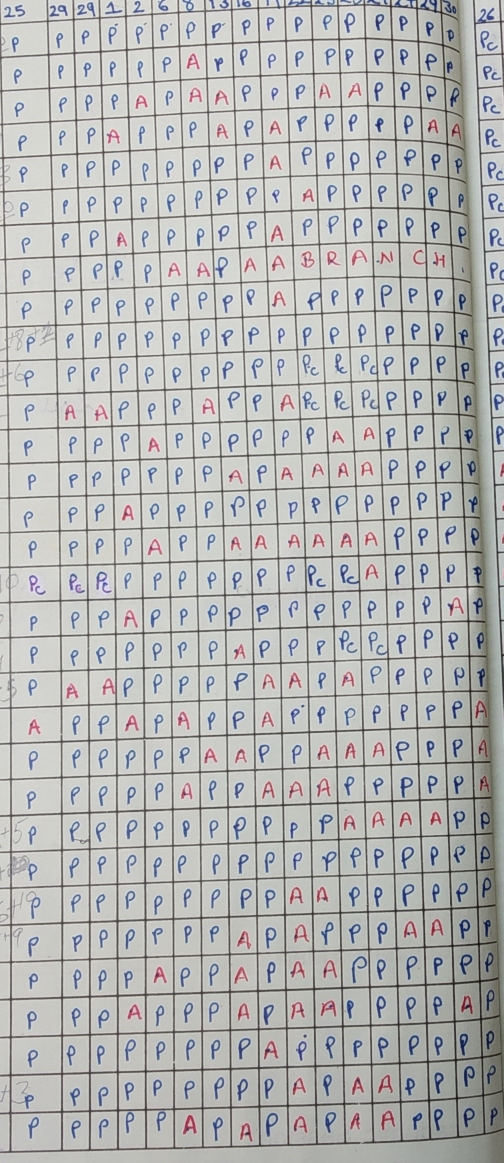
#> input picture images/register2.jpg, 1007 x 2326 px (shown at 1/2 size)
$ jupyter execute pre_processing.ipynb
#> lines starting #> are read from the running program, lines starting #| are printed output that depends on the picture; after the words box and inside, x2 and y2 are one past the last pixel; in counts of white or black regions, pixels touching at a corner belong together
[cell 1]
import os
import sys
import numpy as np
import pandas as pd
import matplotlib.pyplot as plt
import cv2

[cell 2]
img = cv2.imread('./images/register2.jpg', cv2.IMREAD_GRAYSCALE)
plt.figure(figsize = (5,20))
plt.imshow(img, cmap='gray', aspect='auto')

[cell 3]
gray = cv2.GaussianBlur(img,(3, 3),0)
plt.figure(figsize = (5,20))
plt.imshow(gray, cmap='gray', aspect='auto')

[cell 4]
# Thresholding the image
(thresh, img_bin) = cv2.threshold(gray, 50, 150,cv2.THRESH_BINARY|cv2.THRESH_OTSU)
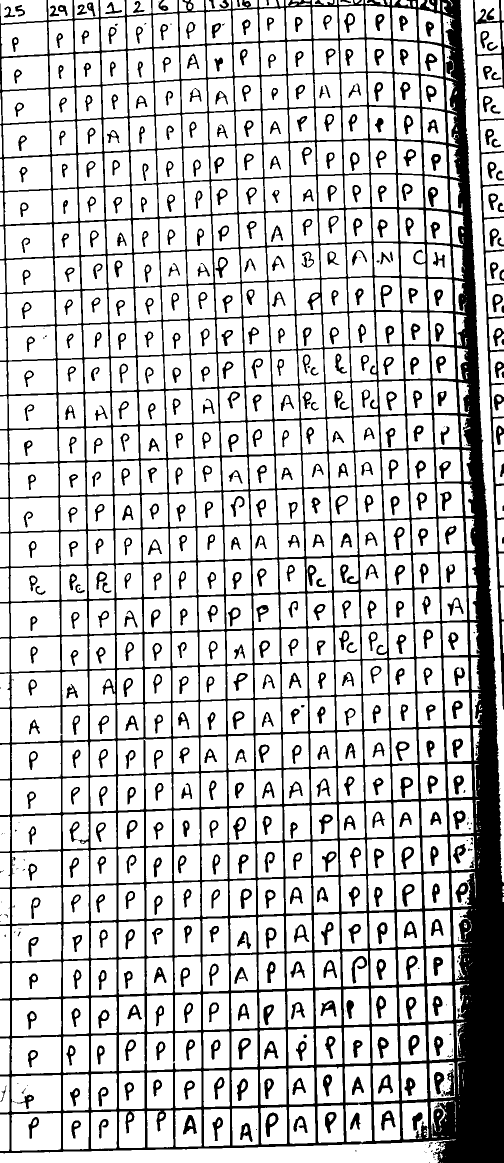
#> img_bin: shape (2326, 1007) (shown at 1/2 size); values 0 (black) and 150 (white), 77.5% white; 683 black regions (115 under 20 px), largest, box (x1, y1, x2, y2) and area: (0, 0, 1007, 2326) 363913, (946, 0, 1007, 1419) 8673, (531, 2225, 557, 2274) 559
#> thresh = 158
# Invert the image
img_bin = 255-img_bin
plt.figure(figsize = (5,20))
plt.imshow(img_bin, cmap='gray', aspect='auto')

[cell 5]
def lines(imgx, kernel_length = 20):

    # A verticle kernel of (1 X kernel_length), which will detect all the verticle lines from the image.
#> called with kernel_length = 20
    verticle_kernel = cv2.getStructuringElement(cv2.MORPH_RECT, (1, kernel_length))
    # A horizontal kernel of (kernel_length X 1), which will help to detect all the horizontal line from the image.
    hori_kernel = cv2.getStructuringElement(cv2.MORPH_RECT, (kernel_length, 1))
    # A kernel of (3 X 3) ones.
    kernel = cv2.getStructuringElement(cv2.MORPH_RECT, (3, 3))

    # Morphological operation to detect vertical lines from an image
    img_temp1 = cv2.erode(imgx, verticle_kernel, iterations=3)
#> img_temp1: shape (2326, 1007); values 105 (black) and 255 (white), 7.1% white; 189 white regions (91 under 20 px), largest, box (x1, y1, x2, y2) and area: (856, 0, 1007, 2326) 89625, (145, 0, 182, 2276) 5746, (0, 37, 24, 2279) 5705
    verticle_lines_img = cv2.dilate(img_temp1, verticle_kernel, iterations=5)
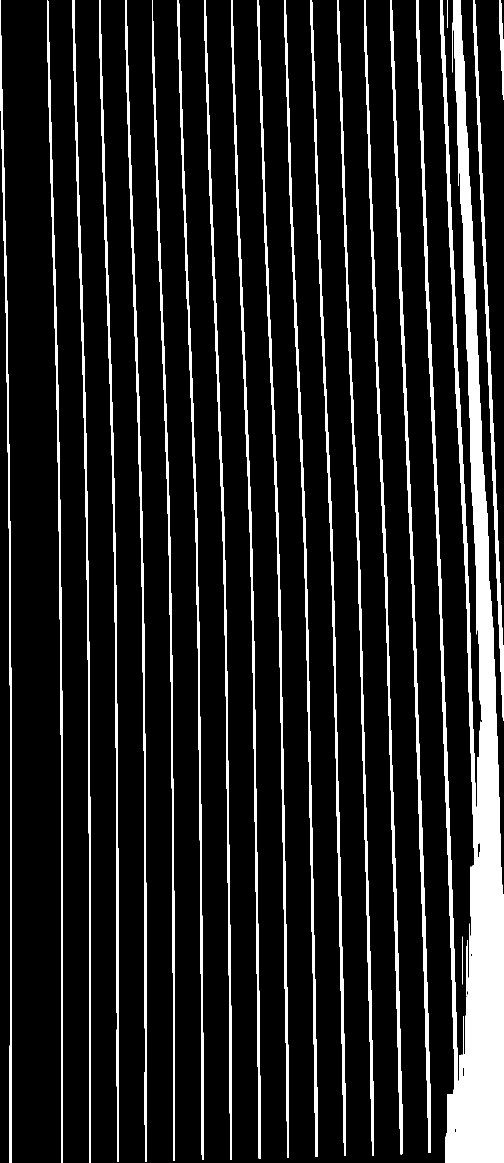
#> verticle_lines_img: shape (2326, 1007) (shown at 1/2 size); values 105 (black) and 255 (white), 11.9% white; 24 white regions, largest, box (x1, y1, x2, y2) and area: (832, 0, 1007, 2326) 119117, (780, 0, 862, 2306) 12904, (728, 0, 805, 2309) 11489

    # Morphological operation to detect horizontal lines from an image
    img_temp2 = cv2.erode(imgx, hori_kernel, iterations=2)
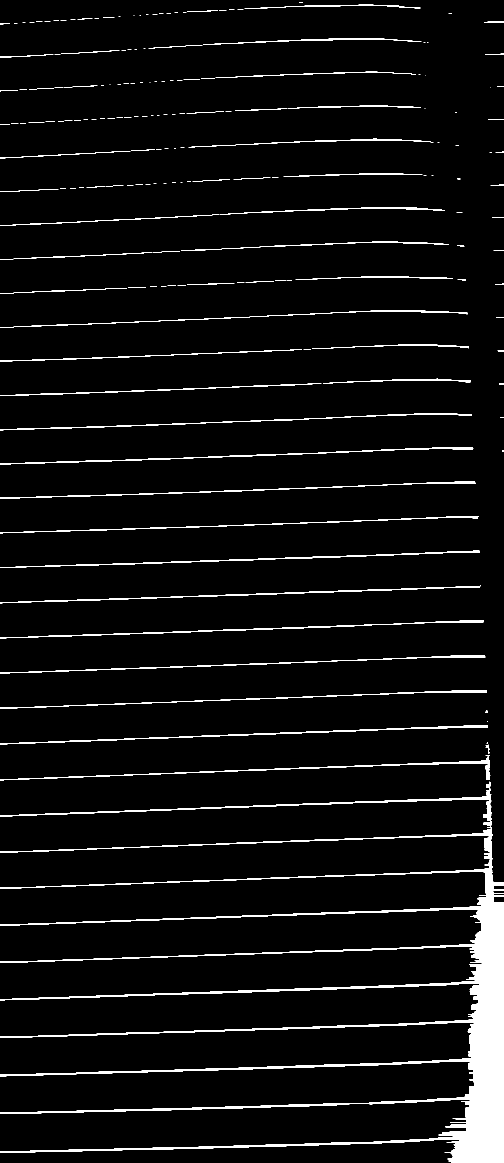
#> img_temp2: shape (2326, 1007) (shown at 1/2 size); values 105 (black) and 255 (white), 4.7% white; 176 white regions (106 under 20 px), largest, box (x1, y1, x2, y2) and area: (0, 1563, 1007, 2326) 69002, (0, 1510, 981, 1561) 2766, (0, 1450, 976, 1489) 2646
    horizontal_lines_img = cv2.dilate(img_temp2, hori_kernel, iterations=10)
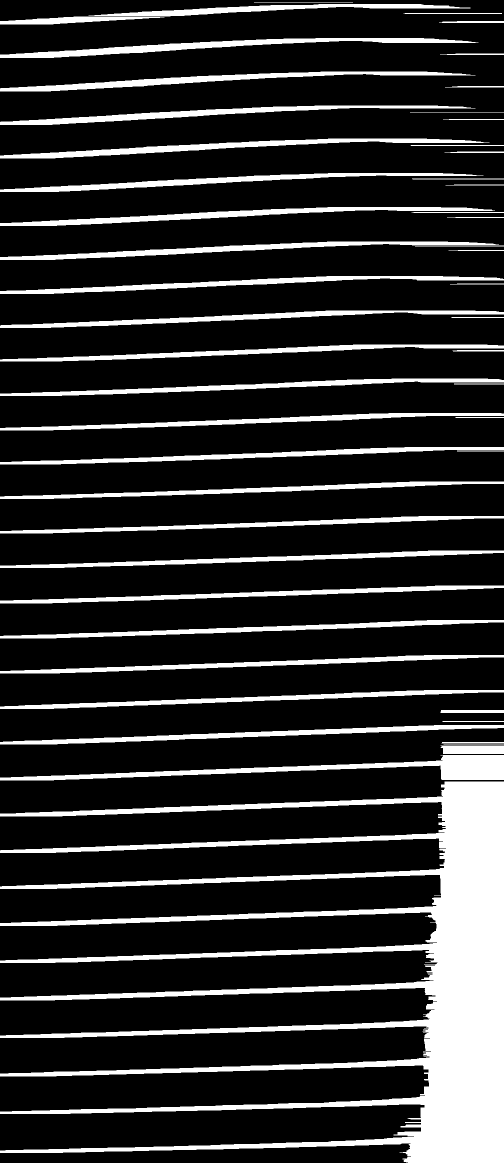
#> horizontal_lines_img: shape (2326, 1007) (shown at 1/2 size); values 105 (black) and 255 (white), 17.5% white; 51 white regions, largest, box (x1, y1, x2, y2) and area: (0, 1563, 1007, 2326) 193810, (0, 1510, 1007, 1561) 14423, (0, 76, 957, 116) 9757

    return kernel, verticle_lines_img, horizontal_lines_img

[cell 6]
kernel, verticle_lines_img, horizontal_lines_img = lines(img_bin, 20)
#> kernel = [[1, 1, 1], [1, 1, 1], [1, 1, 1]]
plt.figure(figsize = (12,20))
plt.subplot(1, 2, 1)  # 2 rows, 2 columns, 1st subplot = top left
plt.imshow(verticle_lines_img, cmap="gray");
plt.subplot(1, 2, 2)  # 2 rows, 2 columns, 2nd subplot = top right
plt.imshow(horizontal_lines_img, cmap="gray");

[cell 7]
# Weighting parameters, this will decide the quantity of an image to be added to make a new image.
alpha = 0.8
beta = 1.0
# This function helps to add two image with specific weight parameter to get a third image as summation of two image.
img_final_bin = cv2.addWeighted(verticle_lines_img, alpha, horizontal_lines_img, beta, 0.0)
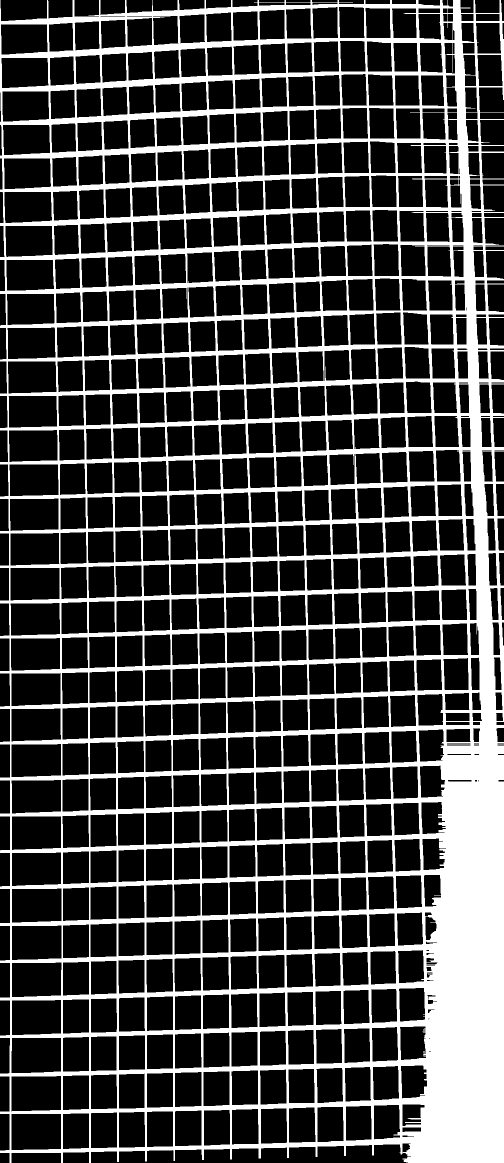
#> img_final_bin: shape (2326, 1007) (shown at 1/2 size); values 189 (black) and 255 (white), 25.4% white; 1 white region, box (x1, y1, x2, y2) and area: (0, 0, 1007, 2326) 595173
(thresh, img_final_bin) = cv2.threshold(img_final_bin, 128, 255, cv2.THRESH_BINARY | cv2.THRESH_OTSU)
#> img_final_bin: shape (2326, 1007); 25.4% white; 1 white region
#> thresh = 189

plt.figure(figsize = (5,20))
plt.imshow(img_final_bin, cmap='gray', aspect='auto')

[cell 8]
# Find contours for image, which will detect all the boxes
contours, hierarchy = cv2.findContours(img_final_bin, cv2.RETR_TREE, cv2.CHAIN_APPROX_SIMPLE)
#> contours = 637 contours, 8 with area under 20; largest, box (x1, y1, x2, y2) and area: (0, 0, 1007, 2326) 2241728, (22, 2227, 123, 2301) 7197, (22, 2075, 123, 2147) 6961, (22, 2151, 123, 2224) 6927, (23, 1999, 123, 2071) 6804

[cell 9]
def get_images(cnts):
    images = []
    for c in contours:
        # Returns the location and width,height for every contour
        x, y, w, h = cv2.boundingRect(c)
        # If the box height is greater then 20, widht is > 20
        if (w > 20 and h > 20):
            new_img = img[y:y+h, x:x+w]
            new_img = cv2.resize(new_img, (28, 28), interpolation = cv2.INTER_AREA)
            images.append(new_img)
#> this loop made 637 passes
#> (x, y, w, h) on passes 1 to 3: (0, 0, 1007, 2326), (804, 2286, 18, 20), (804, 2270, 25, 5)
#> pass 1, in get_images, `new_img = cv2.resize(new_img, (28, 28), interpolation = cv2.INTER_AREA)`:
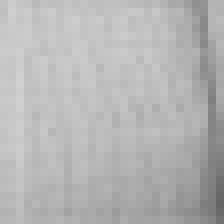
#> new_img: shape (28, 28) (shown 8 times larger); min 101, max 209, mean 181.3
#> after the loop, images = 530 items

    return np.array(images)

[cell 10]
plt.figure(figsize = (20,20))
idx = 0
images = get_images(contours)
for i in images[:400]:
    idx += 1
    plt.subplot(20, 20, idx)
    plt.imshow(i, cmap='gray')
    plt.axis('off')
#> after the loop, idx = 400
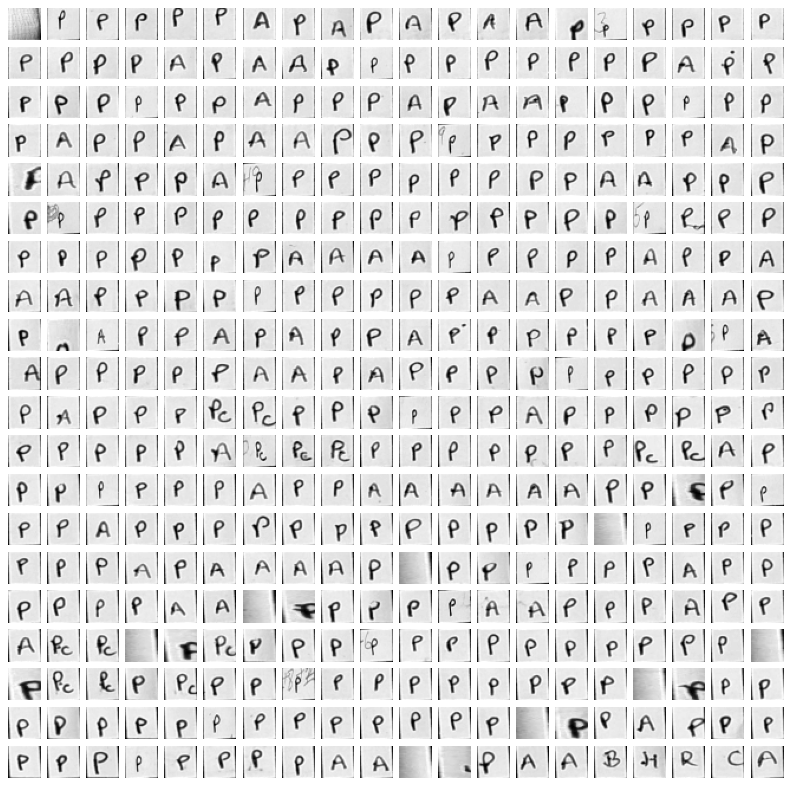
#> figure drawn by matplotlib, 400 panels

$ run again, with images/register1.jpg copied over images/register2.jpg
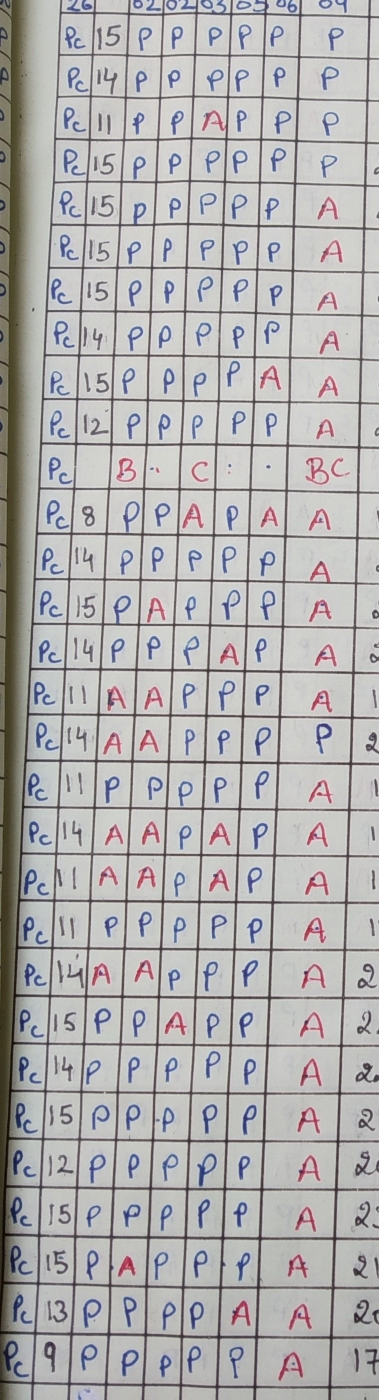
#> input picture images/register1.jpg, 758 x 2800 px (shown at 1/2 size)
#> `(thresh, img_bin) = cv2.threshold(gray, 50, 150,cv2.THRESH_BINARY|cv2...`:
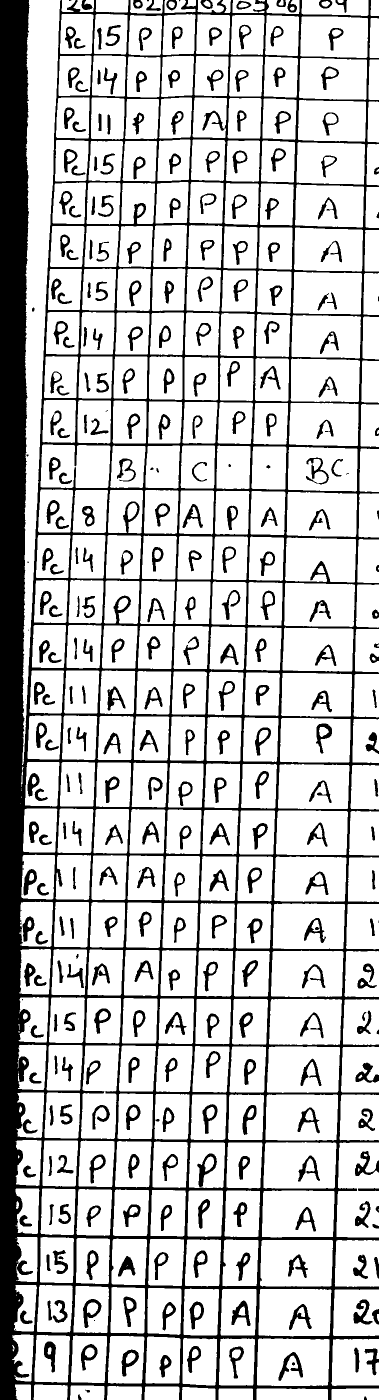
#> img_bin: shape (2800, 758) (shown at 1/2 size); values 0 (black) and 150 (white), 77.3% white; 354 black regions (18 under 20 px), largest, box (x1, y1, x2, y2) and area: (0, 0, 758, 2800) 344488, (557, 2704, 606, 2762) 922, (394, 2307, 434, 2374) 895
#> `(thresh, img_bin) = cv2.threshold(gray, 50, 150,cv2.THRESH_BINARY|cv2...`: thresh = 149
#> img_temp1: shape (2800, 758); values 105 (black) and 255 (white), 8.7% white; 58 white regions (32 under 20 px), largest, box (x1, y1, x2, y2) and area: (0, 0, 101, 2800) 124606, (656, 0, 741, 2800) 9867, (506, 0, 603, 2800) 9509
#> verticle_lines_img: shape (2800, 758); values 105 (black) and 255 (white), 13% white; 17 white regions, largest, box (x1, y1, x2, y2) and area: (0, 0, 105, 2800) 134074, (506, 0, 603, 2800) 18193, (656, 0, 741, 2800) 17412
#> img_temp2: shape (2800, 758); values 105 (black) and 255 (white), 7.6% white; 23 white regions (2 under 20 px), largest, box (x1, y1, x2, y2) and area: (0, 0, 758, 2800) 119983, (67, 1519, 758, 1530) 3039, (77, 1336, 758, 1348) 2893
#> horizontal_lines_img: shape (2800, 758); values 105 (black) and 255 (white), 22.6% white; 3 white regions, box (x1, y1, x2, y2) and area: (0, 0, 758, 2800) 480068, (663, 2721, 758, 2725) 375, (661, 2161, 758, 2162) 97
#> kernel = [[1, 1, 1], [1, 1, 1], [1, 1, 1]]
#> `(thresh, img_final_bin) = cv2.threshold(img_final_bin, 128, 255, cv2.T..`: thresh = 189
#> contours = 231 contours, 4 with area under 20; largest, box (x1, y1, x2, y2) and area: (0, 0, 758, 2800) 1952540, (513, 2677, 660, 2772) 13413, (516, 2577, 663, 2673) 13354, (520, 2479, 667, 2574) 13328, (523, 2381, 670, 2475) 13228
#> the loop in get_images, `for c in contours:` made 231 passes
#> (x, y, w, h) on passes 1 to 3: (0, 0, 758, 2800), (110, 2749, 27, 15), (513, 2677, 147, 95)
#> pass 3, in get_images, `new_img = cv2.resize(new_img, (28, 28), interpolation = cv2.INTER_AREA)`:
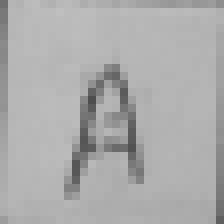
#> new_img: shape (28, 28) (shown 8 times larger); min 78, max 190, mean 172
#> after the loop in get_images, `for c in contours:`: images = 221 items
#> after the loop `for i in images[:400]:`: idx = 221
